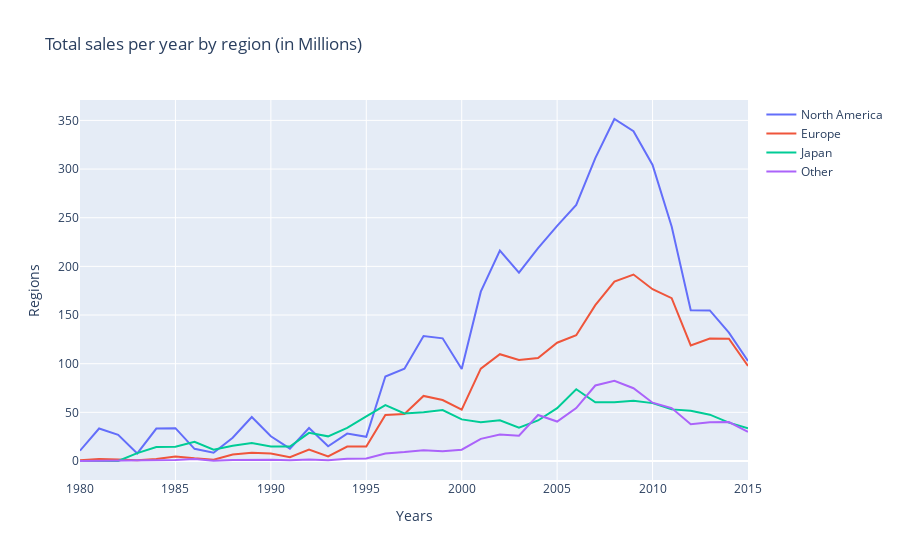

Notebook code cell kept with this figure:
### Code cell
fig = go.Figure()
fig.add_trace(go.Scatter(x=df2["Release_Year"], y=df2["NA_Sales"], 
                        mode="lines", name="North America"))
fig.add_trace(go.Scatter(x=df2["Release_Year"], y=df2["EU_Sales"], 
                        mode="lines", name="Europe"))
fig.add_trace(go.Scatter(x=df2["Release_Year"], y=df2["JP_Sales"], 
                        mode="lines", name="Japan"))
fig.add_trace(go.Scatter(x=df2["Release_Year"], y=df2["Other_Sales"], 
                        mode="lines", name="Other"))
fig.update_layout(title="Total sales per year by region (in Millions)",
                 xaxis=dict(title="Years"),
                 yaxis=dict(title="Regions"))
